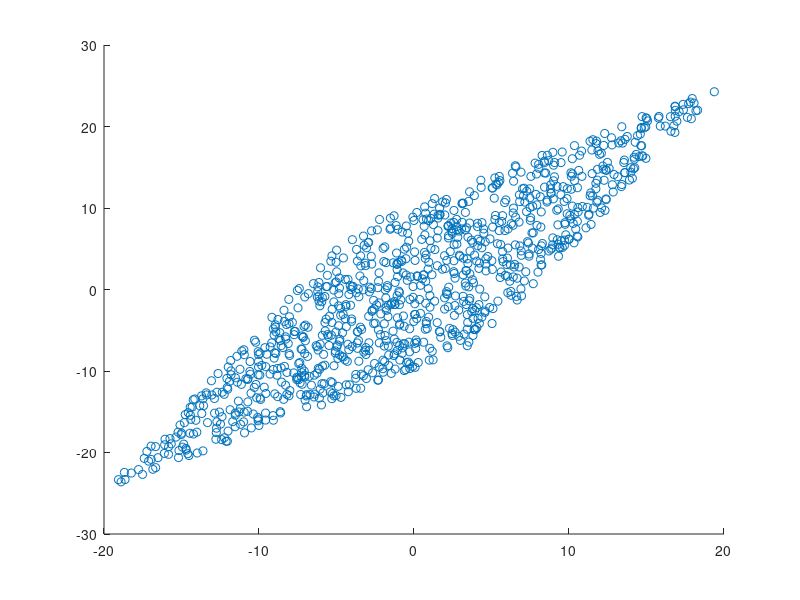

Reproduce this figure in MATLAB.
clear; close all;

% Signal specification
p1_limit = [10 40];
p2_limit = [100 180];
N = 1000;

% Generation
p1 = unifrnd(p1_limit(1), p1_limit(2), 1, N);
p2 = unifrnd(p2_limit(1), p2_limit(2), 1, N);

% Plot original signal
% figure;
% scatter(p1, p2);
% hold on;

% Mixing
source = [p1;p2];
A = [0.8 0.2;
     0.6 0.4];
mixed = A * source;

% Plot mixed
scatter(mixed(1,:), mixed(2,:));

%% PCA

% Centering
centered_mixed = mixed - (mean(mixed')')*ones(1, size(mixed, 2));

% Plot centered mixed
scatter(centered_mixed(1,:), centered_mixed(2,:));

